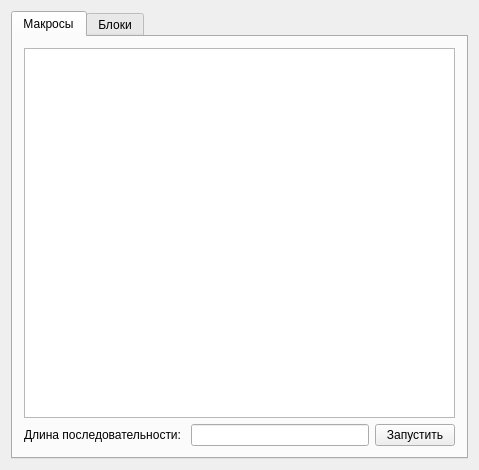
<?xml version="1.0" encoding="UTF-8"?>
<ui version="4.0">
 <class>Widget</class>
 <widget class="QWidget" name="Widget">
  <property name="geometry">
   <rect>
    <x>0</x>
    <y>0</y>
    <width>479</width>
    <height>470</height>
   </rect>
  </property>
  <property name="windowTitle">
   <string>Project_mChild</string>
  </property>
  <layout class="QVBoxLayout" name="verticalLayout">
   <item>
    <widget class="QTabWidget" name="tabWidget">
     <property name="sizePolicy">
      <sizepolicy hsizetype="Expanding" vsizetype="Expanding">
       <horstretch>0</horstretch>
       <verstretch>0</verstretch>
      </sizepolicy>
     </property>
     <property name="currentIndex">
      <number>0</number>
     </property>
     <widget class="QWidget" name="macrosTab">
      <property name="sizePolicy">
       <sizepolicy hsizetype="Expanding" vsizetype="Expanding">
        <horstretch>0</horstretch>
        <verstretch>0</verstretch>
       </sizepolicy>
      </property>
      <attribute name="title">
       <string>Макросы</string>
      </attribute>
      <layout class="QVBoxLayout" name="verticalLayout_4">
       <item>
        <layout class="QVBoxLayout" name="verticalLayout_5">
         <item>
          <widget class="QListWidget" name="insightList"/>
         </item>
         <item>
          <layout class="QHBoxLayout" name="horizontalLayout_2">
           <item>
            <widget class="QLabel" name="label_2">
             <property name="text">
              <string>Длина последовательности: </string>
             </property>
            </widget>
           </item>
           <item>
            <widget class="QLineEdit" name="lineEdit_2"/>
           </item>
           <item>
            <widget class="QPushButton" name="pushButton">
             <property name="text">
              <string>Запустить</string>
             </property>
            </widget>
           </item>
          </layout>
         </item>
        </layout>
       </item>
      </layout>
     </widget>
     <widget class="QWidget" name="BlocksTab">
      <property name="sizePolicy">
       <sizepolicy hsizetype="Expanding" vsizetype="Expanding">
        <horstretch>0</horstretch>
        <verstretch>0</verstretch>
       </sizepolicy>
      </property>
      <attribute name="title">
       <string>Блоки</string>
      </attribute>
      <layout class="QVBoxLayout" name="verticalLayout_3">
       <item>
        <layout class="QVBoxLayout" name="verticalLayout_2">
         <property name="sizeConstraint">
          <enum>QLayout::SetDefaultConstraint</enum>
         </property>
         <item>
          <widget class="QTextEdit" name="textEdit"/>
         </item>
         <item>
          <layout class="QHBoxLayout" name="horizontalLayout">
           <item>
            <widget class="QLabel" name="label">
             <property name="text">
              <string>Длина последовательности: </string>
             </property>
            </widget>
           </item>
           <item>
            <widget class="QLineEdit" name="lineEdit"/>
           </item>
           <item>
            <widget class="QPushButton" name="pushButton_2">
             <property name="text">
              <string>Добавить блок</string>
             </property>
            </widget>
           </item>
          </layout>
         </item>
        </layout>
       </item>
      </layout>
     </widget>
    </widget>
   </item>
  </layout>
 </widget>
 <layoutdefault spacing="6" margin="11"/>
 <resources/>
 <connections/>
</ui>
